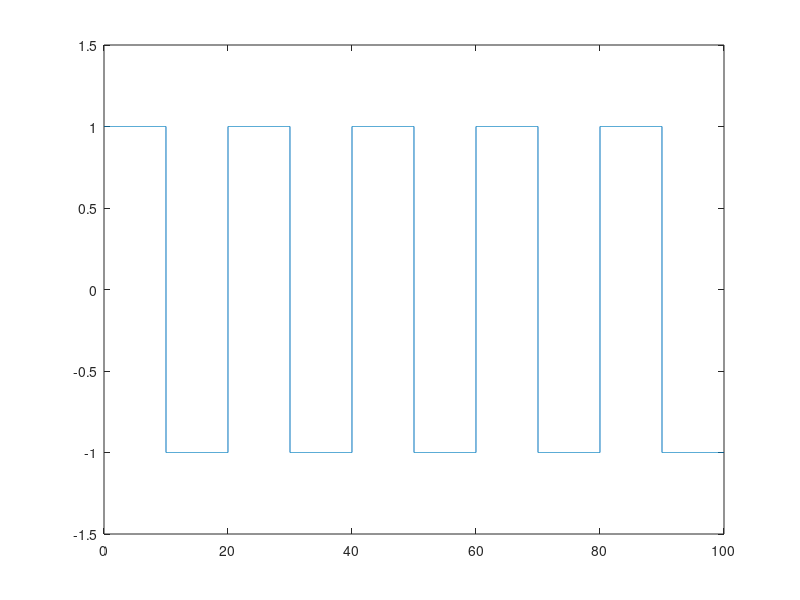

Write the MATLAB code that produced this figure.
clc
Fs = 200;           % sampling frequency in Hz (you can change it)
Ts = 1/Fs;          % sampling interval
Tot_time = 100;             % total time in seconds (you can change it)
width = 20;                 % width of NRZ pulse in seconds (you can change it)
time = 0:Ts:Tot_time-Ts;    % time on x-axis
modulous = mod(time, width);   
signal = (2*(modulous<width/2))-1; 
plot(time,signal);                 % plots the signal versus time
axis([0 Tot_time -1.5 1.5]);       % adjusts the range of x-axis and y-axis 